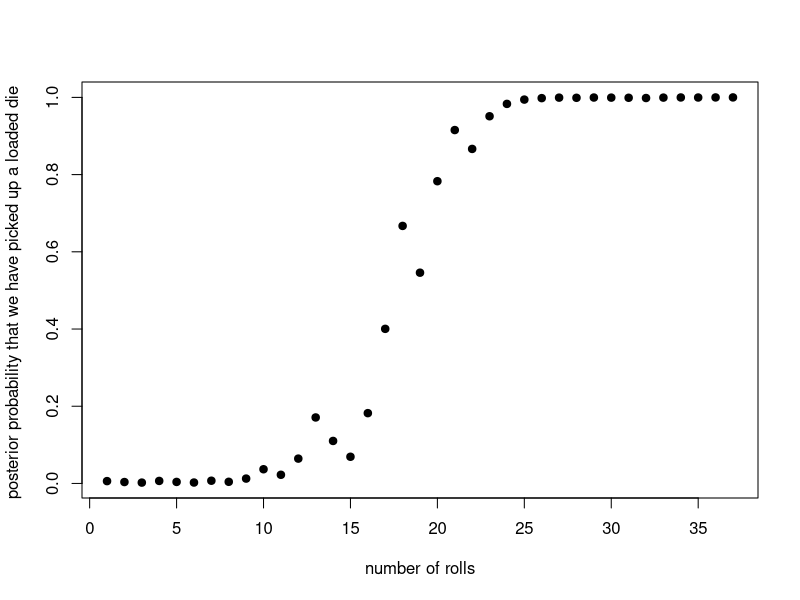
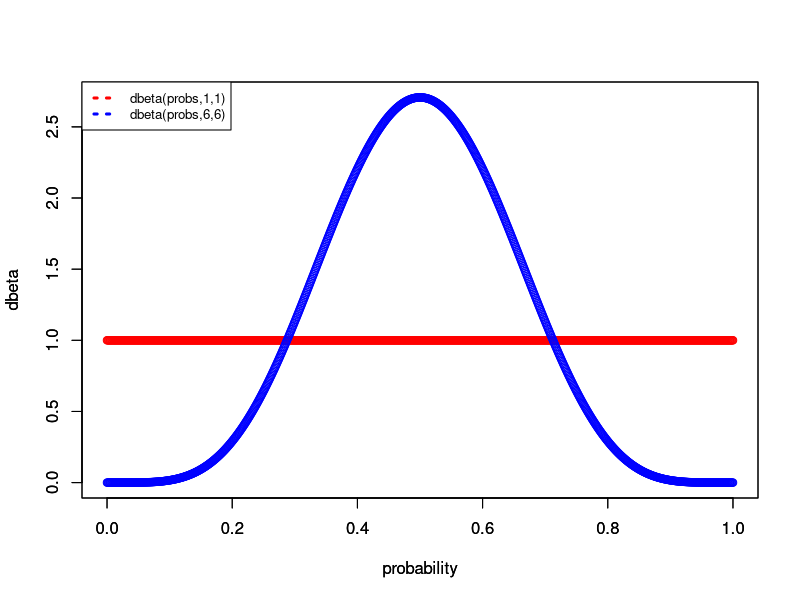
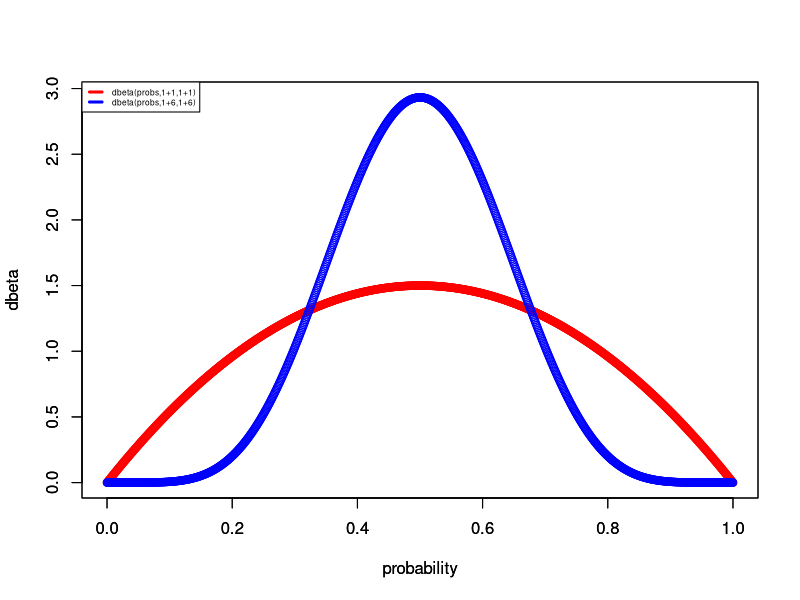
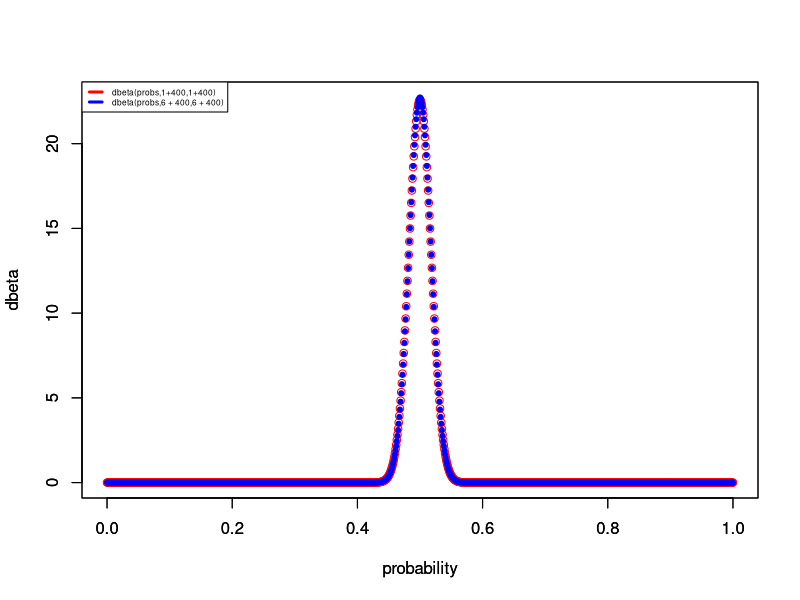

Reproduce these figures in R, in order.
# Lab 03
rm(list=ls())

# Question (1)
data<-c(2,3,2,6,3,5,6,2,6,6,2,6,6,2,3,6,6,6,5,6,6,5,6,6,6,6,6,4,6,3,3,3,6,6,5,6,6)
probPrior <- c(0.01,0.99) 
probLoaded <- c(rep(1/10,5),5/10)
container <- vector()
for (i in 1:length(data)){
  denom <- probPrior[1] * probLoaded[data[i]] + probPrior[2] * 1/6
  probPrior[1] <- probLoaded[data[i]] * probPrior[1]/denom
  container <- c(container,probPrior[1])
  probPrior[2] <- 1 - probPrior[1]
}
plot(1:length(data),container, 
     xlab="number of rolls", ylab="posterior probability that we have picked up a loaded die ", pch=19)
# Question 2A
probs <- seq(0, 1, 0.001)
maxY <- max(dbeta(probs, 1, 1), dbeta(probs, 6, 6))
minY <- min(dbeta(probs, 1, 1), dbeta(probs, 6, 6))
plot(probs, dbeta(probs, 1, 1), ylim=c(minY, maxY), col="red", xlab="probability", ylab="dbeta")
par(new=TRUE)
plot(probs, dbeta(probs, 6, 6), ylim=c(minY, maxY), col="blue", xlab="probability", ylab="dbeta")
legend("topleft", legend=c("dbeta(probs,1,1)", "dbeta(probs,6,6)"), 
       col=c("red", "blue"), lty=3, lwd = 3, cex=0.8)
# Question 2B
labX <- "probability"
labY <- "dbeta"
dbetaUpdateTwoNew_11 <- dbeta(probs,1+1, 1+1)
dbetaUpdateTwoNew_12 <- dbeta(probs,6+1, 6+1)
plot(probs,dbetaUpdateTwoNew_11, xlab=labX, ylab= labY, col="red",
     ylim=c(min(dbetaUpdateTwoNew_11,dbetaUpdateTwoNew_12),
            max(dbetaUpdateTwoNew_11,dbetaUpdateTwoNew_12)))
par(new=TRUE)
plot(probs,dbetaUpdateTwoNew_12, xlab=labX, ylab= labY, col= "blue",
     ylim=c(min(dbetaUpdateTwoNew_11,dbetaUpdateTwoNew_12), 
            max(dbetaUpdateTwoNew_11,dbetaUpdateTwoNew_12)))
legend("topleft", legend=c("dbeta(probs,1+1,1+1)","dbeta(probs,1+6,1+6)"), 
       col=c("red", "blue"), lty=2, lwd = 3, cex=0.5)

dbetaUpdateTwoNew_21 <- dbeta(probs,1+400, 1+400)
dbetaUpdateTwoNew_22 <- dbeta(probs,6+400, 6+400)
plot(probs,dbetaUpdateTwoNew_21, col="red", pch=21, xlab= labX, ylab= labY,
     ylim=c(min(dbetaUpdateTwoNew_21,dbetaUpdateTwoNew_22),
            max(dbetaUpdateTwoNew_21,dbetaUpdateTwoNew_22)))
par(new=TRUE)
plot(probs,dbetaUpdateTwoNew_22, col="blue", pch=20, xlab= labX, ylab =labY,
     ylim=c(min(dbetaUpdateTwoNew_21,dbetaUpdateTwoNew_22),
            max(dbetaUpdateTwoNew_21,dbetaUpdateTwoNew_22)))
legend("topleft", legend=c("dbeta(probs,1+400,1+400)","dbeta(probs,6 + 400,6 + 400)"), 
       col=c("red", "blue"), lty=2, lwd = 3, cex=0.5)
